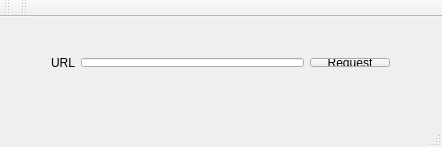
<?xml version="1.0" encoding="UTF-8"?>
<ui version="4.0">
 <class>TrackerViewer</class>
 <widget class="QMainWindow" name="TrackerViewer">
  <property name="geometry">
   <rect>
    <x>0</x>
    <y>0</y>
    <width>442</width>
    <height>147</height>
   </rect>
  </property>
  <property name="windowTitle">
   <string>Tracker Viewer</string>
  </property>
  <widget class="QWidget" name="centralWidget">
   <widget class="QWidget" name="layoutWidget">
    <property name="geometry">
     <rect>
      <x>40</x>
      <y>30</y>
      <width>361</width>
      <height>31</height>
     </rect>
    </property>
    <layout class="QHBoxLayout" name="horizontalLayout">
     <item>
      <widget class="QLabel" name="label">
       <property name="text">
        <string>URL</string>
       </property>
      </widget>
     </item>
     <item>
      <widget class="QLineEdit" name="urlLineEdit"/>
     </item>
     <item>
      <widget class="QPushButton" name="requestButton">
       <property name="text">
        <string>Request</string>
       </property>
      </widget>
     </item>
    </layout>
   </widget>
  </widget>
  <widget class="QMenuBar" name="menuBar">
   <property name="geometry">
    <rect>
     <x>0</x>
     <y>0</y>
     <width>442</width>
     <height>26</height>
    </rect>
   </property>
  </widget>
  <widget class="QToolBar" name="mainToolBar">
   <attribute name="toolBarArea">
    <enum>TopToolBarArea</enum>
   </attribute>
   <attribute name="toolBarBreak">
    <bool>false</bool>
   </attribute>
  </widget>
  <widget class="QStatusBar" name="statusBar"/>
  <widget class="QToolBar" name="toolBar">
   <property name="windowTitle">
    <string>toolBar</string>
   </property>
   <attribute name="toolBarArea">
    <enum>TopToolBarArea</enum>
   </attribute>
   <attribute name="toolBarBreak">
    <bool>false</bool>
   </attribute>
  </widget>
 </widget>
 <layoutdefault spacing="6" margin="11"/>
 <resources/>
 <connections>
  <connection>
   <sender>urlLineEdit</sender>
   <signal>returnPressed()</signal>
   <receiver>requestButton</receiver>
   <slot>click()</slot>
   <hints>
    <hint type="sourcelabel">
     <x>228</x>
     <y>87</y>
    </hint>
    <hint type="destinationlabel">
     <x>371</x>
     <y>88</y>
    </hint>
   </hints>
  </connection>
 </connections>
</ui>
